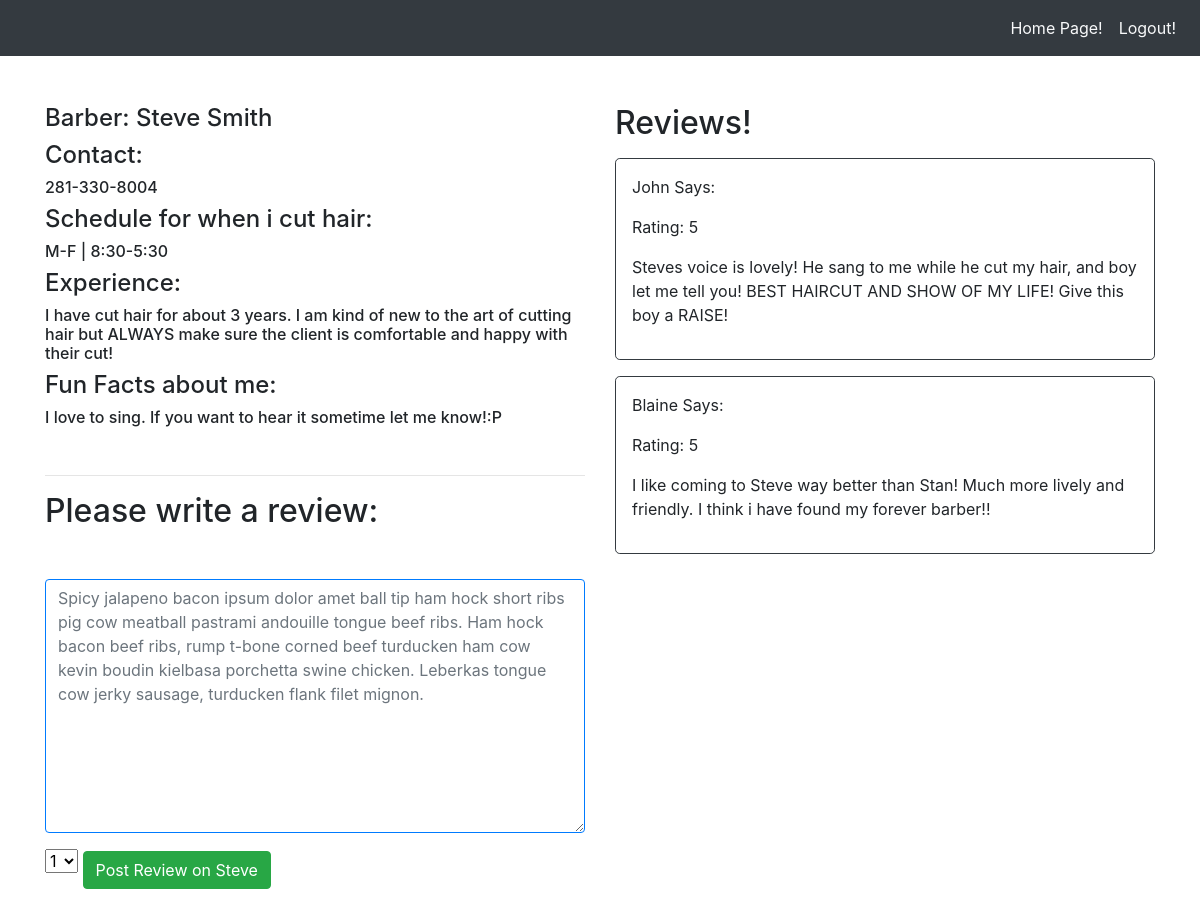
Screenshot of /details/3 with the database file from the repository.
### barber_app/models.py (models this page shows)
class Profile(models.Model):
    first_name = models.CharField(max_length=45)
    last_name = models.CharField(max_length=45)
    phone_number = models.CharField(max_length=45)
    schedule = models.CharField(max_length=45)
    experiance = models.CharField(max_length=255)
    fun_facts = models.CharField(max_length=255)
    created_at = models.DateTimeField(auto_now_add=True)
    updated_at = models.DateTimeField(auto_now=True)

class Review(models.Model):
    review_post = models.CharField(max_length=255)
    rating = models.CharField(max_length=30)
    created_by = models.ForeignKey(User,related_name='uploaded_review', on_delete=models.CASCADE)
    barber_review = models.ForeignKey(Profile,related_name='uploaded_barber_review', on_delete=models.CASCADE)
    created_at = models.DateTimeField(auto_now_add=True)
    updated_at = models.DateTimeField(auto_now=True)

class User(models.Model):
    first_name = models.CharField(max_length=45)
    last_name = models.CharField(max_length=45)
    email = models.CharField(max_length=45)
    password = models.CharField(max_length=255)
    usertype = models.CharField(max_length=5)
    created_at = models.DateTimeField(auto_now_add=True)
    updated_at = models.DateTimeField(auto_now=True)
    objects = LoginManager()

### barber_app/views.py (the view)
# urls.py: path('details/<id>', views.details),
def details(request, id):
    single_barber = Profile.objects.get(id=id)
    context = {
        'single_barber' : single_barber,
    }
    return render(request, 'details.html', context)

### barber_app/templates/details.html (shortened to what this page needs)
<!DOCTYPE html>
<html lang="en">
<head>
    <link rel="stylesheet" href="https://stackpath.bootstrapcdn.com/bootstrap/4.3.1/css/bootstrap.min.css">
</head>
<body>
    <nav class="navbar navbar-expand-sm navbar-light bg-dark">
        <div class="collapse navbar-collapse">
            <ul class="navbar-nav ml-auto">
                <li class="nav-item">
                    <a href="/about" class="nav-link text-light" >Home Page!</a>
                </li>
                <li class="nav-item">
                    <a href="/logout" class="nav-link text-light" >Logout!</a>
                </li>
            </ul>
        </div>
    </nav>
    <div class="container">
        <div class="row">
            <div class="col-md-6 mt-5">
                <h4>
                    Barber: {{single_barber.first_name}} {{single_barber.last_name}}
                </h4>
                <h4>Contact:</h5>
                <h6> {{single_barber.phone_number}}</h6>
                <h4>Schedule for when i cut hair: </h4>
                <h6>{{single_barber.schedule}}</h6>
                <h4>Experience: </h4>
                <h6>{{single_barber.experiance}}</h6>
                <h4>Fun Facts about me: </h4>
                <h6 class="mb-5">{{single_barber.fun_facts}}</h6>
                <hr>
                <h2>Please write a review:</h2>
                <form class="form-group mt-5" action="/post_review/{{single_barber.id}}" method="post">
                    <textarea class="form-control border border-primary" name="review_post" id="" cols="30" rows="10" placeholder="Spicy jalapeno bacon ipsum dolor amet ball tip ham hock short ribs pig cow meatball pastrami andouille tongue beef ribs. Ham hock bacon beef ribs, rump t-bone corned beef turducken ham cow kevin boudin kielbasa porchetta swine chicken. Leberkas tongue cow jerky sausage, turducken flank filet mignon."></textarea>
                    <select class="mt-3" name="select_rating" id="select_rating">
                        <option value="1">1</option>
                    </select >
                    <button class="btn btn-success mt-3">Post Review on {{single_barber.first_name}}</button>
                </form>
            </div>
            <div class="col-md-6 mt-5 ">
                <h2>Reviews!</h2>
                {% for x in single_barber.uploaded_barber_review.all %}
                    <div class="border border-dark p-3 rounded-lg  mt-3">
                        <p>{{x.created_by.first_name}} Says:</p>
                        <p>Rating: {{x.rating}}</p>
                        <p>{{x.review_post}} </p>
                    </div>
                    {% endfor %}
            </div>
        </div>
    </div>
</body>
</html>

### rows the page displays
Profile: first_name "Steve", last_name "Smith", phone_number "281-330-8004", schedule "M-F | 8:30-5:30", experiance "I have cut hair for about 3 years. I am kind of new to the art of cutting hair but ALWAYS make sure the client is comfortable and happy with their cut!", fun_facts "I love to sing. If you want to hear it sometime let me know!:P"
Review: created_by.first_name "John", rating "5", review_post "Steves voice is lovely! He sang to me while he cut my hair, and boy let me tell you! BEST HAIRCUT AND SHOW OF MY LIFE! Give this boy a RAISE!"
Review: created_by.first_name "Blaine", rating "5", review_post "I like coming to Steve way better than Stan! Much more lively and friendly. I think i have found my forever barber!!"
